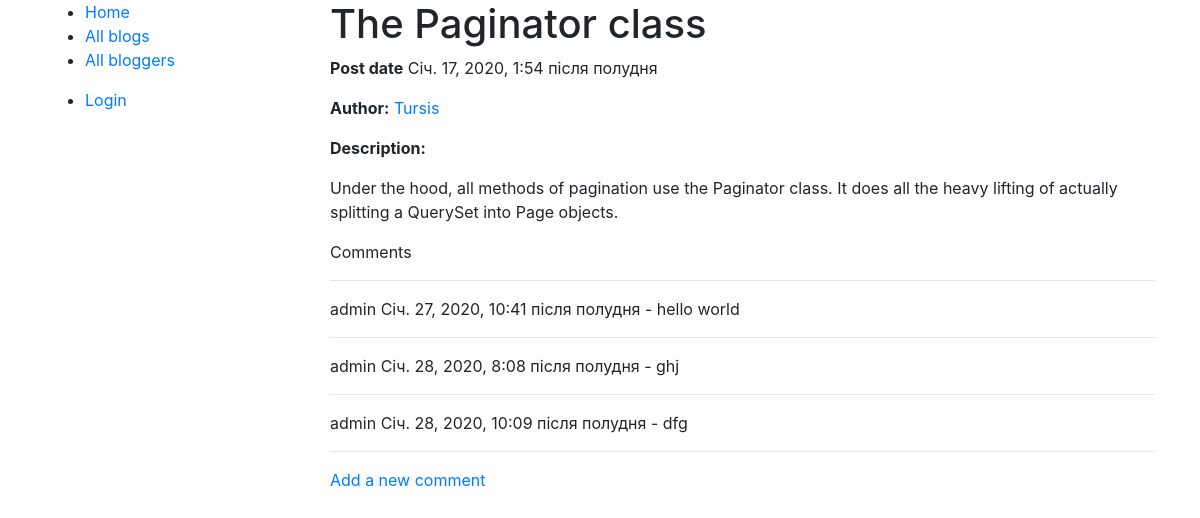
/blog/blogs/4/, run on the app's committed database.
### blog/models.py (models this page shows, shortened)
class Blog(models.Model):
    name = models.CharField(max_length=200, help_text="Enter your name blog here.")
    author = models.ForeignKey(BlogAuthor, on_delete=models.SET_NULL, null=True)
    description = models.TextField(max_length=400, help_text="Enter your blog text here.")
    pub_date = models.DateTimeField('date published')

class BlogAuthor(models.Model):
    user = models.ForeignKey(User, on_delete=models.SET_NULL, null=True)
    bio = models.TextField(max_length=400, help_text="Enter your bio details here.")
    def __str__(self):
        return self.user.username

class BlogComment(models.Model):
    author = models.ForeignKey(User, on_delete=models.SET_NULL, null=True)
    description = models.TextField(max_length=400, help_text='Enter your comment here')
    blog = models.ForeignKey(Blog, on_delete=models.SET_NULL, null=True)
    pub_date = models.DateTimeField(auto_now_add=True)
    class Meta:
        ordering = ['pub_date']

### blog/views.py (the view)
# urls.py: url('^blogs/(?P<pk>[0-9]+)/$', views.BlogDetailView.as_view(), name='blog-detail'),
class BlogDetailView(generic.DetailView):
    model = Blog

### blog/templates/blog/blog_detail.html
{% extends "base_generic.html" %}
{% block content %}
	<h1>{{ blog.name }}</h1>
	<p><strong>Post date</strong> {{ blog.pub_date }}</p>
	<p><strong>Author:</strong><a href="{% url 'blog:bloggers-detail' blog.author.pk %}"> {{ blog.author }}</a></p>
	<p><strong>Description:</strong></p> <p>{{ blog.description }} </p>
	<p>Comments</p>
	{% for comment in blog.blogcomment_set.all %}
		<hr>
		<p>{{ comment.author }} {{ comment.pub_date }} - {{ comment.description }}</p>
	{% endfor %}
	<hr>
	<a href="{% url 'blog:blog-comment'  blog.pk %}">Add a new comment</a>
{% endblock %}

### data on the page
Blog: name "The Paginator class", pub_date "Січ. 17, 2020, 1:54 після полудня", author "Tursis", description "Under the hood, all methods of pagination use the Paginator class. It does all the heavy lifting of actually splitting a QuerySet into Page objects."
BlogComment: author "admin", pub_date "Січ. 27, 2020, 10:41 після полудня", description "hello world"
BlogComment: author "admin", pub_date "Січ. 28, 2020, 8:08 після полудня", description "ghj"
BlogComment: author "admin", pub_date "Січ. 28, 2020, 10:09 після полудня", description "dfg"
